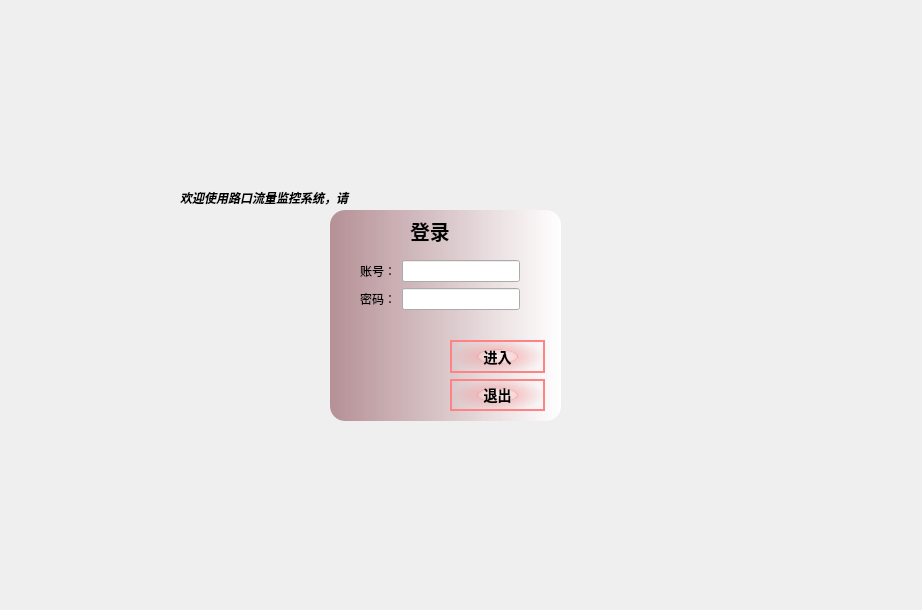
<?xml version="1.0" encoding="UTF-8"?>
<ui version="4.0">
 <class>Dialog</class>
 <widget class="QDialog" name="Dialog">
  <property name="geometry">
   <rect>
    <x>0</x>
    <y>0</y>
    <width>922</width>
    <height>610</height>
   </rect>
  </property>
  <property name="windowTitle">
   <string>Dialog</string>
  </property>
  <widget class="QLabel" name="label">
   <property name="geometry">
    <rect>
     <x>180</x>
     <y>190</y>
     <width>251</width>
     <height>16</height>
    </rect>
   </property>
   <property name="font">
    <font>
     <family>楷体</family>
     <weight>75</weight>
     <italic>true</italic>
     <bold>true</bold>
    </font>
   </property>
   <property name="text">
    <string>欢迎使用路口流量监控系统，请</string>
   </property>
  </widget>
  <widget class="QLabel" name="label_2">
   <property name="geometry">
    <rect>
     <x>410</x>
     <y>210</y>
     <width>61</width>
     <height>41</height>
    </rect>
   </property>
   <property name="font">
    <font>
     <family>黑体</family>
     <pointsize>15</pointsize>
     <weight>75</weight>
     <bold>true</bold>
    </font>
   </property>
   <property name="text">
    <string>登录</string>
   </property>
  </widget>
  <widget class="QWidget" name="formLayoutWidget">
   <property name="geometry">
    <rect>
     <x>360</x>
     <y>260</y>
     <width>160</width>
     <height>61</height>
    </rect>
   </property>
   <layout class="QFormLayout" name="formLayout">
    <item row="0" column="0">
     <widget class="QLabel" name="label_3">
      <property name="font">
       <font>
        <family>等线</family>
       </font>
      </property>
      <property name="text">
       <string>账号：</string>
      </property>
     </widget>
    </item>
    <item row="0" column="1">
     <widget class="QLineEdit" name="lineEdit">
      <property name="styleSheet">
       <string notr="true">QLabel{

border-radius: 15px;

}</string>
      </property>
     </widget>
    </item>
    <item row="1" column="0">
     <widget class="QLabel" name="label_4">
      <property name="font">
       <font>
        <family>等线</family>
       </font>
      </property>
      <property name="text">
       <string>密码：</string>
      </property>
     </widget>
    </item>
    <item row="1" column="1">
     <widget class="QLineEdit" name="lineEdit_2">
      <property name="font">
       <font>
        <family>幼圆</family>
        <pointsize>5</pointsize>
        <weight>75</weight>
        <bold>true</bold>
       </font>
      </property>
      <property name="styleSheet">
       <string notr="true">QLabel{

border-radius: 25px;

}</string>
      </property>
      <property name="echoMode">
       <enum>QLineEdit::Password</enum>
      </property>
     </widget>
    </item>
   </layout>
  </widget>
  <widget class="QLabel" name="label_5">
   <property name="geometry">
    <rect>
     <x>330</x>
     <y>210</y>
     <width>231</width>
     <height>211</height>
    </rect>
   </property>
   <property name="styleSheet">
    <string notr="true">QLabel{

border-radius: 15px;
	
	
	background-color: qlineargradient(spread:pad, x1:0, y1:0, x2:1, y2:0, stop:0 rgba(176, 136, 142, 235), stop:1 rgba(255, 255, 255, 255));

}</string>
   </property>
   <property name="text">
    <string/>
   </property>
  </widget>
  <widget class="QWidget" name="verticalLayoutWidget">
   <property name="geometry">
    <rect>
     <x>450</x>
     <y>340</y>
     <width>95</width>
     <height>71</height>
    </rect>
   </property>
   <layout class="QVBoxLayout" name="verticalLayout">
    <item>
     <widget class="QPushButton" name="pushButton">
      <property name="font">
       <font>
        <family>幼圆</family>
        <pointsize>-1</pointsize>
        <weight>75</weight>
        <bold>true</bold>
       </font>
      </property>
      <property name="styleSheet">
       <string notr="true">QPushButton {



	
	
	background-color: qradialgradient(spread:pad, cx:0.5, cy:0.5, radius:0.5, fx:0.5, fy:0.5, stop:0 rgba(255, 235, 235, 206), stop:0.35 rgba(255, 188, 188, 80), stop:0.4 rgba(255, 162, 162, 80), stop:0.425 rgba(255, 132, 132, 156), stop:0.44 rgba(252, 128, 128, 80), stop:1 rgba(255, 255, 255, 0));
 /* 设置背景颜色 */ 
	
border: 2px solid rgb(255, 130, 132); /* 设置边框颜色和厚度 */ border-radius: 20px; /* 设置圆角半径，数值可根据按钮大小调整 */ padding: 5px 10px; /* 设置内边距 */ 
color: black; /* 设置文本颜色 */ 
font-size: 14px; /* 设置字体大小 */ 



}



QPushButton:hover { /* 设置鼠标悬停时的背景颜色 */ color: black; /* 设置鼠标悬停时的文本颜色 */ 
	background-color: qradialgradient(spread:pad, cx:0.5, cy:0.5, radius:0.5, fx:0.5, fy:0.5, stop:0 rgba(255, 255, 255, 255), stop:0.1 rgba(255, 255, 255, 255), stop:0.2 rgba(255, 176, 176, 167), stop:0.3 rgba(255, 151, 151, 92), stop:0.4 rgba(255, 125, 125, 51), stop:0.5 rgba(255, 76, 76, 205), stop:0.52 rgba(255, 76, 76, 205), stop:0.6 rgba(255, 180, 180, 84), stop:1 rgba(255, 255, 255, 0));
box-shadow: 5px 5px 10px rgba(10, 10, 255, 10); /* 设置鼠标悬停时的阴影效果 */ 
cursor: pointer; /* 设置鼠标悬停时的指针样式 */ } </string>
      </property>
      <property name="text">
       <string>进入</string>
      </property>
     </widget>
    </item>
    <item>
     <widget class="QPushButton" name="pushButton_2">
      <property name="font">
       <font>
        <family>幼圆</family>
        <pointsize>-1</pointsize>
        <weight>75</weight>
        <bold>true</bold>
       </font>
      </property>
      <property name="styleSheet">
       <string notr="true">QPushButton {



	
	
	background-color: qradialgradient(spread:pad, cx:0.5, cy:0.5, radius:0.5, fx:0.5, fy:0.5, stop:0 rgba(255, 235, 235, 206), stop:0.35 rgba(255, 188, 188, 80), stop:0.4 rgba(255, 162, 162, 80), stop:0.425 rgba(255, 132, 132, 156), stop:0.44 rgba(252, 128, 128, 80), stop:1 rgba(255, 255, 255, 0));
 /* 设置背景颜色 */ 
	
border: 2px solid rgb(255, 130, 132); /* 设置边框颜色和厚度 */ border-radius: 20px; /* 设置圆角半径，数值可根据按钮大小调整 */ padding: 5px 10px; /* 设置内边距 */ 
color: black; /* 设置文本颜色 */ 
font-size: 14px; /* 设置字体大小 */ 



}



QPushButton:hover { /* 设置鼠标悬停时的背景颜色 */ color: black; /* 设置鼠标悬停时的文本颜色 */ 
	background-color: qradialgradient(spread:pad, cx:0.5, cy:0.5, radius:0.5, fx:0.5, fy:0.5, stop:0 rgba(255, 255, 255, 255), stop:0.1 rgba(255, 255, 255, 255), stop:0.2 rgba(255, 176, 176, 167), stop:0.3 rgba(255, 151, 151, 92), stop:0.4 rgba(255, 125, 125, 51), stop:0.5 rgba(255, 76, 76, 205), stop:0.52 rgba(255, 76, 76, 205), stop:0.6 rgba(255, 180, 180, 84), stop:1 rgba(255, 255, 255, 0));
box-shadow: 5px 5px 10px rgba(10, 10, 255, 10); /* 设置鼠标悬停时的阴影效果 */ 
cursor: pointer; /* 设置鼠标悬停时的指针样式 */ } </string>
      </property>
      <property name="text">
       <string>退出</string>
      </property>
     </widget>
    </item>
   </layout>
  </widget>
  <zorder>label_5</zorder>
  <zorder>label</zorder>
  <zorder>label_2</zorder>
  <zorder>formLayoutWidget</zorder>
  <zorder>verticalLayoutWidget</zorder>
 </widget>
 <resources/>
 <connections>
  <connection>
   <sender>pushButton_2</sender>
   <signal>clicked()</signal>
   <receiver>Dialog</receiver>
   <slot>close()</slot>
   <hints>
    <hint type="sourcelabel">
     <x>595</x>
     <y>503</y>
    </hint>
    <hint type="destinationlabel">
     <x>544</x>
     <y>369</y>
    </hint>
   </hints>
  </connection>
 </connections>
</ui>
